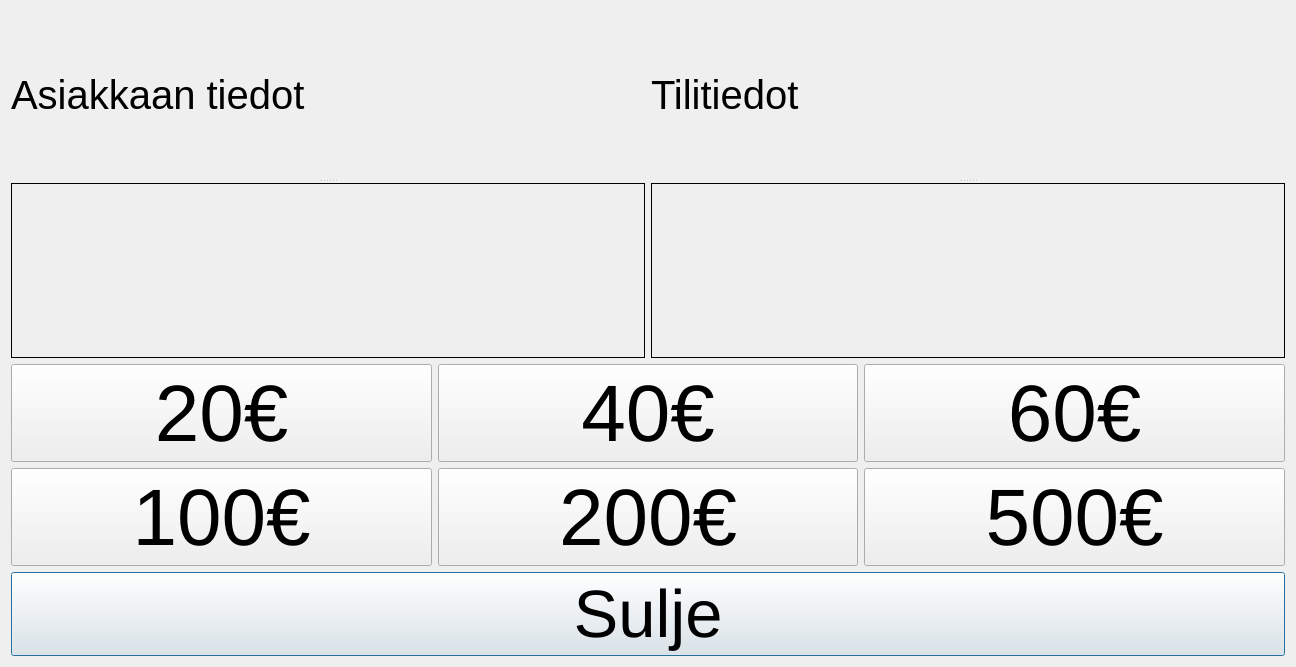
<?xml version="1.0" encoding="UTF-8"?>
<ui version="4.0">
 <class>NostoWindow</class>
 <widget class="QDialog" name="NostoWindow">
  <property name="windowModality">
   <enum>Qt::ApplicationModal</enum>
  </property>
  <property name="geometry">
   <rect>
    <x>0</x>
    <y>0</y>
    <width>1296</width>
    <height>667</height>
   </rect>
  </property>
  <property name="sizePolicy">
   <sizepolicy hsizetype="Preferred" vsizetype="Preferred">
    <horstretch>0</horstretch>
    <verstretch>0</verstretch>
   </sizepolicy>
  </property>
  <property name="windowTitle">
   <string>Dialog</string>
  </property>
  <layout class="QGridLayout" name="gridLayout_2">
   <item row="3" column="0" colspan="2">
    <widget class="QPushButton" name="CloseButton">
     <property name="font">
      <font>
       <pointsize>50</pointsize>
      </font>
     </property>
     <property name="text">
      <string>Sulje</string>
     </property>
    </widget>
   </item>
   <item row="0" column="0">
    <widget class="QSplitter" name="splitter_2">
     <property name="orientation">
      <enum>Qt::Vertical</enum>
     </property>
     <widget class="QLabel" name="label_3">
      <property name="font">
       <font>
        <pointsize>30</pointsize>
       </font>
      </property>
      <property name="text">
       <string>Asiakkaan tiedot</string>
      </property>
     </widget>
     <widget class="QLabel" name="CustomerLabel">
      <property name="font">
       <font>
        <pointsize>30</pointsize>
       </font>
      </property>
      <property name="frameShape">
       <enum>QFrame::Box</enum>
      </property>
      <property name="frameShadow">
       <enum>QFrame::Plain</enum>
      </property>
      <property name="text">
       <string/>
      </property>
     </widget>
    </widget>
   </item>
   <item row="0" column="1">
    <widget class="QSplitter" name="splitter">
     <property name="orientation">
      <enum>Qt::Vertical</enum>
     </property>
     <widget class="QLabel" name="label_4">
      <property name="font">
       <font>
        <pointsize>30</pointsize>
       </font>
      </property>
      <property name="text">
       <string>Tilitiedot</string>
      </property>
     </widget>
     <widget class="QLabel" name="AccountLabel">
      <property name="font">
       <font>
        <pointsize>30</pointsize>
       </font>
      </property>
      <property name="frameShape">
       <enum>QFrame::Box</enum>
      </property>
      <property name="text">
       <string/>
      </property>
     </widget>
    </widget>
   </item>
   <item row="1" column="0" rowspan="2" colspan="2">
    <layout class="QGridLayout" name="gridLayout">
     <item row="1" column="2">
      <widget class="QPushButton" name="button_6">
       <property name="font">
        <font>
         <pointsize>60</pointsize>
        </font>
       </property>
       <property name="text">
        <string>500€</string>
       </property>
      </widget>
     </item>
     <item row="1" column="0">
      <widget class="QPushButton" name="button_4">
       <property name="font">
        <font>
         <pointsize>60</pointsize>
        </font>
       </property>
       <property name="text">
        <string>100€</string>
       </property>
      </widget>
     </item>
     <item row="0" column="2">
      <widget class="QPushButton" name="button_3">
       <property name="font">
        <font>
         <pointsize>60</pointsize>
        </font>
       </property>
       <property name="text">
        <string>60€</string>
       </property>
      </widget>
     </item>
     <item row="1" column="1">
      <widget class="QPushButton" name="button_5">
       <property name="font">
        <font>
         <pointsize>60</pointsize>
        </font>
       </property>
       <property name="text">
        <string>200€</string>
       </property>
      </widget>
     </item>
     <item row="0" column="1">
      <widget class="QPushButton" name="button_2">
       <property name="font">
        <font>
         <pointsize>60</pointsize>
        </font>
       </property>
       <property name="text">
        <string>40€</string>
       </property>
      </widget>
     </item>
     <item row="0" column="0">
      <widget class="QPushButton" name="button_1">
       <property name="font">
        <font>
         <pointsize>60</pointsize>
        </font>
       </property>
       <property name="text">
        <string>20€</string>
       </property>
      </widget>
     </item>
    </layout>
   </item>
  </layout>
 </widget>
 <resources/>
 <connections/>
</ui>
